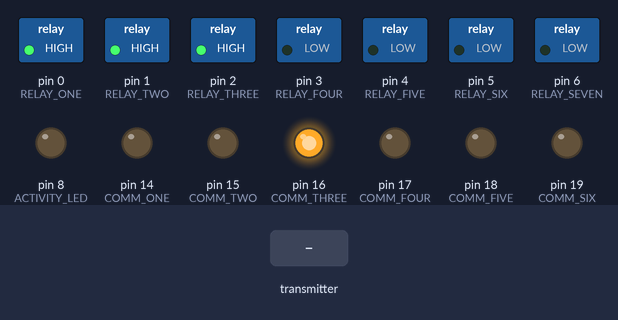
The sketch below on a simulated Arduino Uno, built with avr-gcc and run on an emulated ATmega328P. Shown: switched loads named in the sketch (green lamp = pin HIGH), output pins drawn as LEDs (lit = HIGH). The inputs (shaded band) are chosen by the test bench. No radio packets arrive unless stated.

Above: at 1.3 s.
1.4 s: the transmitter starts sending data.0 = 0
At 2.5 s:
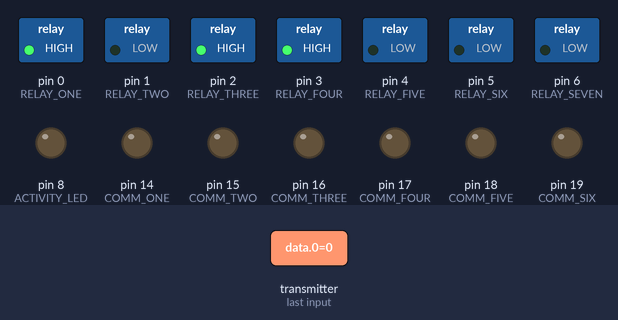
3.0 s: the transmitter starts sending data.0 = 256
At 3.7 s:
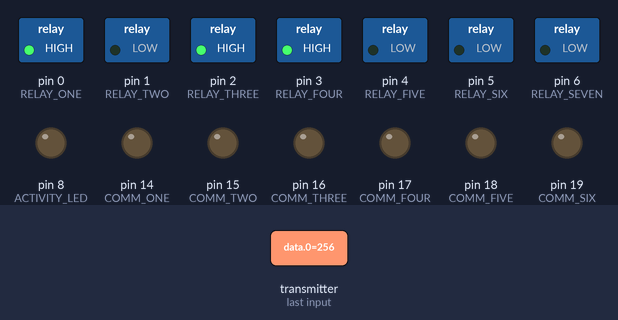
4.6 s: the transmitter starts sending data.0 = 1023
At 5.9 s:
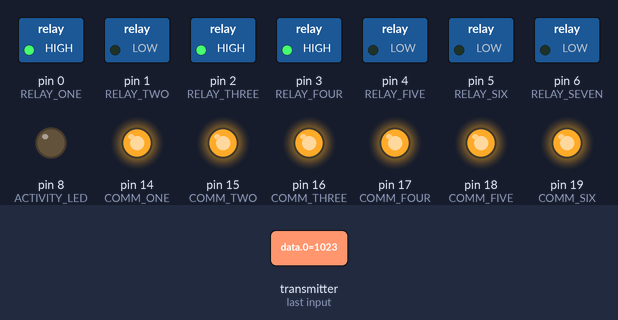
6.2 s: the transmitter starts sending data.0 = 512
At 7.4 s:
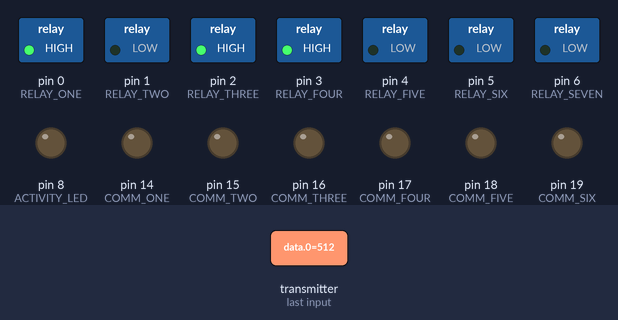
Timing chart, 0 to 8.8 s (numbered marks = the images above; inputs shaded):
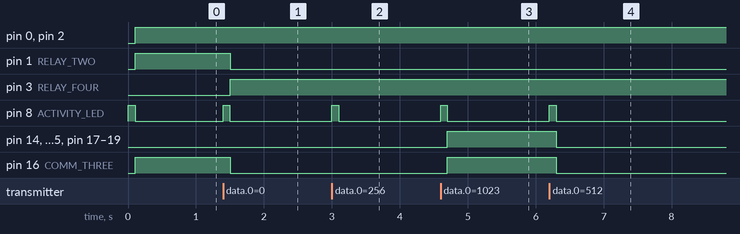

Measured:
- after the input at 1.4 s, pin 1 (RELAY_TWO), pin 16 (COMM_THREE): HIGH → LOW after 0.10 s; pin 3 (RELAY_FOUR): LOW → HIGH after 0.10 s; pin 8 (ACTIVITY_LED): LOW → HIGH at once, → LOW 0.10 s later
- after the input at 3.0 s, pin 8 (ACTIVITY_LED): LOW → HIGH at once, → LOW 0.10 s later
- after the input at 4.6 s, pin 8 (ACTIVITY_LED): LOW → HIGH at once, → LOW 0.10 s later; pin 14 (COMM_ONE), pin 15 (COMM_TWO), pin 16 (COMM_THREE), pin 17 (COMM_FOUR), pin 18 (COMM_FIVE), pin 19 (COMM_SIX): LOW → HIGH after 0.10 s
- after the input at 6.2 s, pin 8 (ACTIVITY_LED): LOW → HIGH at once, → LOW 0.10 s later; pin 14 (COMM_ONE), pin 15 (COMM_TWO), pin 16 (COMM_THREE), pin 17 (COMM_FOUR), pin 18 (COMM_FIVE), pin 19 (COMM_SIX): HIGH → LOW after 0.10 s

The sketch:

DeskModuleRF.ino
```cpp
// Code for the RF receiver Arduino alongside the desk control module

/*
Arduino Outputs:
  Analog:
    0  --> Comm to DeskModule 1
    1  --> Comm to DeskModule 2
    2  --> Comm to DeskModule 4
    3  --> Comm to DeskModule 8
    4  --> Comm to DeskModule 16
    5  --> Comm to DeskModule 32
  Digital:
    0  --> Relay 1 (LEDGrid power supply)
    1  --> Relay 2 (Rope light)
    2  --> Relay 3 (Computer Monitor and speakers)
    3  --> Relay 4 (Party lights)
    4  --> Relay 5
    5  --> Relay 6
    6  --> Relay 7
    7  --> Relay 8
    8  --> Activity LED
    9  --> RF CSN
    10 --> RF CE
    11 --> RF MOSI
    12 --> RF MISO
    13 --> RF SCK

Lighting Modes:
   0 --> rage mode
   1 --> party mode
   2 --> normal lighting
   3 --> study mode
   4 --> chill mode
   5 --> lights off
   6 --> night mode
   7 --> everything off
*/

#include <SPI.h>
#include "nRF24L01.h"
#include "RF24.h"

#define RELAY_ONE 0
#define RELAY_TWO 1
#define RELAY_THREE 2
#define RELAY_FOUR 3
#define RELAY_FIVE 4
#define RELAY_SIX 5
#define RELAY_SEVEN 6
#define RELAY_EIGHT 7
#define CSN_PIN 9
#define CE_PIN 10
#define COMM_ONE 14
#define COMM_TWO 15
#define COMM_THREE 16
#define COMM_FOUR 17
#define COMM_FIVE 18
#define COMM_SIX 19
#define ACTIVITY_LED 8

const uint64_t pipe = 0xE8E8F0F0E1LL;
int data[2];
int activeMode = 4;

RF24 radio(CE_PIN, CSN_PIN);

void setBinaryComm() {
  int c, k;
  for (c = 5; c >= 0; c--) {
    k = activeMode >> c;
    switch(c) {
      case 5:
        digitalWrite(COMM_SIX, k & 1);
        break;
      case 4:
        digitalWrite(COMM_FIVE, k & 1);
        break;
      case 3:
        digitalWrite(COMM_FOUR, k & 1);
        break;
      case 2:
        digitalWrite(COMM_THREE, k & 1);
        break;
      case 1:
        digitalWrite(COMM_TWO, k & 1);
        break;
      case 0:
        digitalWrite(COMM_ONE, k & 1);
        break;
    }
  }
}

void setRelays() {
  switch(activeMode) {
    case 0:
      digitalWrite(RELAY_ONE, HIGH);
      digitalWrite(RELAY_TWO, LOW);
      digitalWrite(RELAY_THREE, HIGH);
      digitalWrite(RELAY_FOUR, HIGH);
      break;
    case 1:
      digitalWrite(RELAY_ONE, HIGH);
      digitalWrite(RELAY_TWO, LOW);
      digitalWrite(RELAY_THREE, HIGH);
      digitalWrite(RELAY_FOUR, HIGH);
      break;
    case 2:
      digitalWrite(RELAY_ONE, HIGH);
      digitalWrite(RELAY_TWO, HIGH);
      digitalWrite(RELAY_THREE, HIGH);
      digitalWrite(RELAY_FOUR, LOW);
      break;
    case 3:
      digitalWrite(RELAY_ONE, HIGH);
      digitalWrite(RELAY_TWO, HIGH);
      digitalWrite(RELAY_THREE, HIGH);
      digitalWrite(RELAY_FOUR, LOW);
      break;
    case 4:
      digitalWrite(RELAY_ONE, HIGH);
      digitalWrite(RELAY_TWO, HIGH);
      digitalWrite(RELAY_THREE, HIGH);
      digitalWrite(RELAY_FOUR, LOW);
      break;
    case 5:
      digitalWrite(RELAY_ONE, LOW);
      digitalWrite(RELAY_TWO, LOW);
      digitalWrite(RELAY_THREE, HIGH);
      digitalWrite(RELAY_FOUR, LOW);
      break;
    case 6:
      digitalWrite(RELAY_ONE, HIGH);
      digitalWrite(RELAY_TWO, LOW);
      digitalWrite(RELAY_THREE, LOW);
      digitalWrite(RELAY_FOUR, LOW);
      break;
    case 7:
      digitalWrite(RELAY_ONE, LOW);
      digitalWrite(RELAY_TWO, LOW);
      digitalWrite(RELAY_THREE, LOW);
      digitalWrite(RELAY_FOUR, LOW);
      break;
  }
}

void setup() {
  // set pins for communication to DeskModule Arduino)
  pinMode(COMM_ONE, OUTPUT);
  pinMode(COMM_TWO, OUTPUT);
  pinMode(COMM_THREE, OUTPUT);
  pinMode(COMM_FOUR, OUTPUT);
  pinMode(COMM_FIVE, OUTPUT);
  pinMode(COMM_SIX, OUTPUT);
  pinMode(RELAY_ONE, OUTPUT);
  pinMode(RELAY_TWO, OUTPUT);
  pinMode(RELAY_THREE, OUTPUT);
  pinMode(RELAY_FOUR, OUTPUT);
  pinMode(RELAY_FIVE, OUTPUT);
  pinMode(RELAY_SIX, OUTPUT);
  pinMode(RELAY_SEVEN, OUTPUT);
  pinMode(RELAY_EIGHT, OUTPUT);
  pinMode(ACTIVITY_LED, OUTPUT);

  // start RF SPI
  radio.begin();
  radio.openReadingPipe(1,pipe);
  radio.startListening();

  digitalWrite(ACTIVITY_LED, HIGH);
  delay(100);
  digitalWrite(ACTIVITY_LED, LOW);
}

void loop() {
  // get data from RF transmission and set output
  while (radio.available()) {
    radio.read(data, sizeof(data));
    if (data[0] != activeMode) {
      activeMode = data[0];
      digitalWrite(ACTIVITY_LED, HIGH);
      delay(100);
      digitalWrite(ACTIVITY_LED, LOW);
    }
  }
  setBinaryComm();
  setRelays();
}
```
